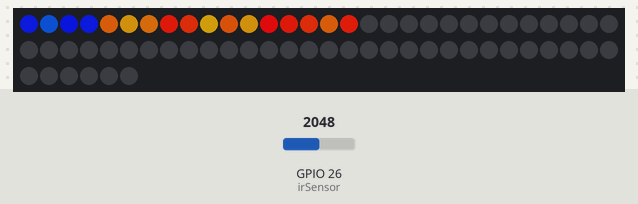
This sketch was run on a simulated ESP32. Shown: 66 RGB LEDs in strip order, left to right, continuing on the next row. The test bench sets the inputs (shaded band); at power-on: GPIO 26 (irSensor) = 2048. Dim RGB values are drawn brighter than linear; colours are those a GRB WS2812 strip shows for the declared byte order; random numbers use the default seed unless the sketch sets one.

Above: at 1.2 s.
1.3 s: GPIO 26 (irSensor) set to 1228
At 2.84 s:
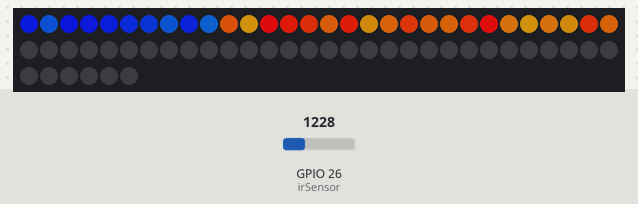
4.3 s: GPIO 26 (irSensor) set to 2047
At 5.1 s:
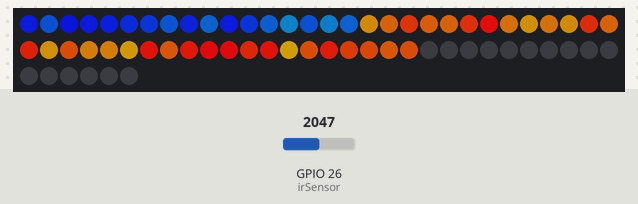
6.3 s: GPIO 26 (irSensor) set to 2866
At 6.83 s:
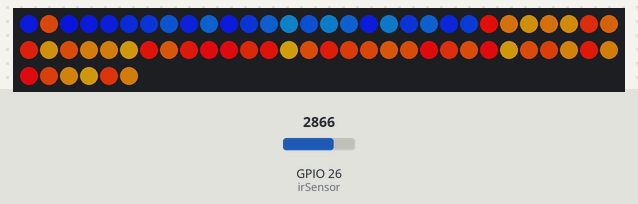

The sketch:

twoCountersLight.ino
```cpp
#include <FastLED.h>

//DEFINE LEDS
#define NUM_LEDS 66
#define LED_PIN 2
#define irSensor 26
CRGB leds[NUM_LEDS];

#define irSensor 26

int count1 = 0;
int count2 = 0;

TaskHandle_t task1_handle = NULL;


//Creating two tasks that loops around the ledstrip
void task1(void * parameteres){
  while(true){
    //LOOP through ledstrip
    for (int i=0;i<NUM_LEDS;i++){
      leds[i] = CHSV( random(160,200), 200,200);
      FastLED.show();
      vTaskDelay(300/ portTICK_PERIOD_MS);
    }
  }
}


/*Task2 using IRsensor to measure distance
If it gets close it sets the delay of the thread to between 200 and 30ms.
Default set at 1500ms*/

void task2(void * parameteres){
  int irDelay=500;
  int irValue = 500;
  while(true){
    count2++;
    irValue = analogRead(irSensor);
    if(irValue>100){                            //Gets rid of false readings, sits around 18-40
      irDelay = map(irValue,16,2500,250,30);    //Never got above 2000 with my sensor
    }
    else{
      irDelay = 1500;
    }

    leds[count2] = CHSV( random(70,100), 200,200);
    FastLED.show();
    vTaskDelay(irDelay/ portTICK_PERIOD_MS);

    if(count2 == NUM_LEDS){
      count2 = 0;
    }
  }
}


//------------SETUP----------//
void setup() {
  // put your setup code here, to run once:
  Serial.begin(9600);

  //SETUP LEDS:
  FastLED.addLeds<WS2812, LED_PIN, RGB>(leds, NUM_LEDS);

  //Create two different tasks
  xTaskCreate(
    task1,    //function name
    "task 1", //task name
    1000,      //stack size
    NULL,     //Task paramters
    1,        //task priority
    &task1_handle      //task handle
    );

    xTaskCreate(
    task2,    //function name
    "task 2", //task name
    1000,     //stack size
    NULL,     //Task paramters
    1,        //task priority
    NULL      //task handle
    );

}
//------------SETUP DONE----------//


void loop() {
  // put your main code here, to run repeatedly:

}
```
